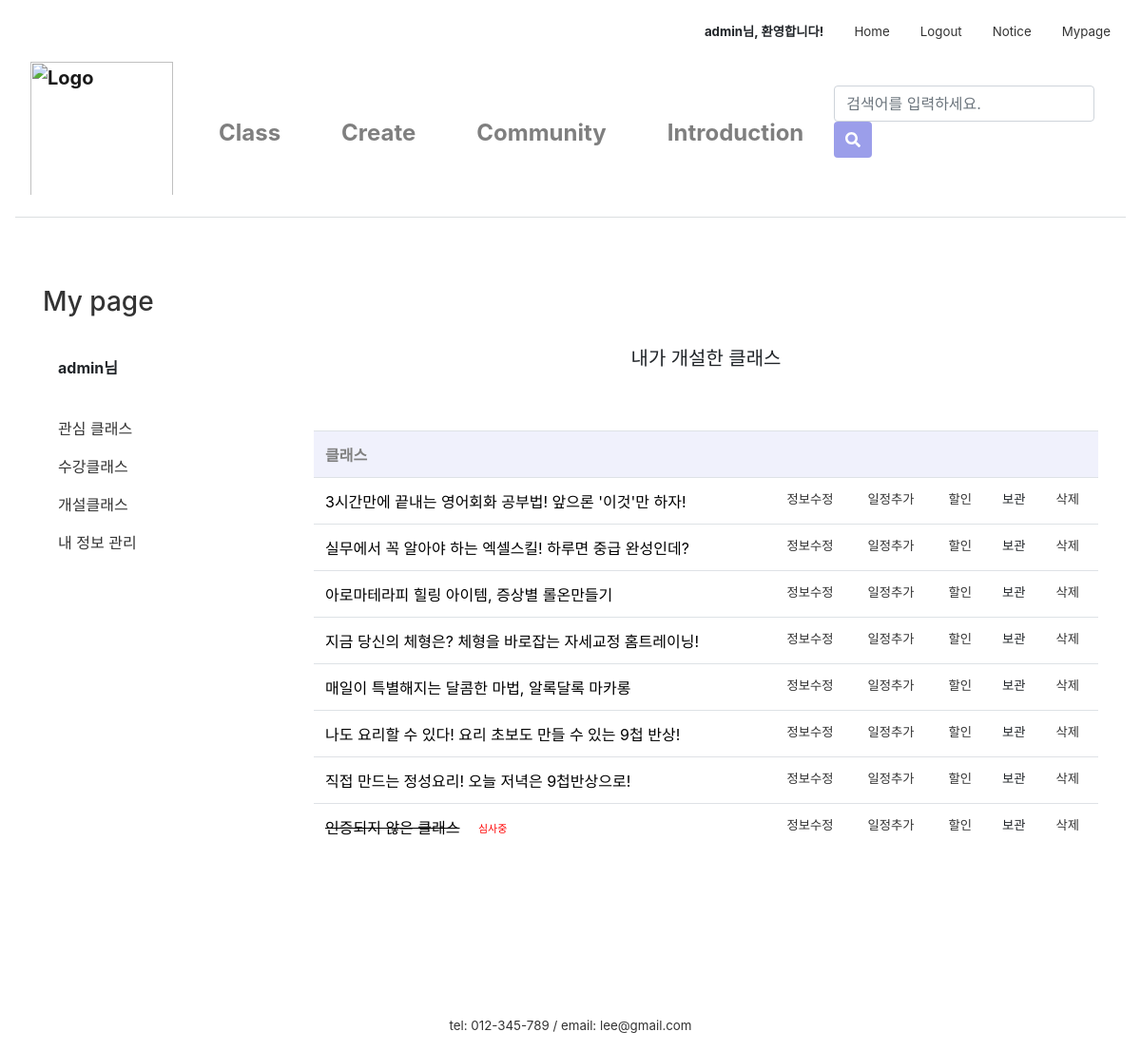
The page /mypage/myClass/ (signed in) on the database its author committed.
### firstApp/models.py (models this page shows, shortened)
class Class(models.Model):
    author = models.ForeignKey(settings.AUTH_USER_MODEL, on_delete=models.CASCADE, default=1)
    title = models.CharField(max_length=50)
    tutor = models.CharField(max_length=10)
    tutor_photo = ProcessedImageField(upload_to="tutor", processors=[ResizeToFill(300,300)], default='')
    tutor_insta = models.CharField(null=True, blank=True, max_length=50, default='')
    tutor_blog = models.CharField(null=True, blank=True, max_length=50, default='')
    tutor_youtube = models.CharField(null=True, blank=True, max_length=50, default='')
    category = models.ForeignKey('firstApp.Category', on_delete=models.CASCADE, default=1, related_name='category')
    area = models.ForeignKey('firstApp.Area', on_delete=models.CASCADE, default=1)
    photo = ProcessedImageField(upload_to="class", processors=[ResizeToFill(600,450)], default='')
    body = RichTextUploadingField(default='')
    tutor_body = RichTextUploadingField(default='')
    price = models.CharField(max_length=10)
    time = models.CharField(max_length=5)
    level = models.ForeignKey('firstApp.Level', on_delete=models.CASCADE, default=1, related_name='level')
    mode = models.ForeignKey('firstApp.Mode', on_delete=models.CASCADE, default=1, related_name='mode')
    in_min = models.PositiveIntegerField(null=True, blank=True, default='1')
    in_max = models.PositiveIntegerField(null=True, blank=True, default='1')
    like_user = models.ManyToManyField(settings.AUTH_USER_MODEL, related_name='like_class')
    like_count = models.PositiveIntegerField(default=0)
    on_sale = models.BooleanField(null=True, default=False)
    sale_price = models.CharField(null=True, blank=True, max_length=10)
    on_permission = models.BooleanField(null=True, default=False)

### firstApp/views.py (the view)
# urls.py: path('mypage/myClass/', views.myClass, name='myClass'),
@login_required(login_url='/login/')
def myClass(request):
    classs = Class.objects.filter(author=request.user)
    return render(request, 'firstApp/classlist.html', {'classs':classs})

### firstApp/templates/firstApp/classlist.html
{% extends 'firstApp/base.html' %}
{% load static %}
{% block content %}
{% if user.is_active %}
<link rel="stylesheet" href="{% static 'css/community.css' %}">
    <div class="container">
      <div class="row">
        <div class="col-sm-3">
          <div class="left-sidebar">
            <ul>
							<li data-toggle="tab">
								<a href="{% url 'mypage' %}" class="nounderline"><h3>My page</h3></a><br>
								<a class="nav-link"><strong>{{user.username}}님</strong></a>
									<br>
									<li class="nav-item">
										<a class="nav-link" href="/mypage/mylike">관심 클래스</a>
									</li>
									<li class="nav-item">
									  <a class="nav-link" href="/mypage/myApply">수강클래스</a>
									</li>
									<li class="nav-item">
									  <a class="nav-link" href="/mypage/myClass">개설클래스</a>
									</li>
									<li class="nav-item">
									  <a class="nav-link" href="">내 정보 관리</a>
									</li>
							</li>
						</ul>
          </div>
        </div>
          <div class="col-sm-9">
            <h5>내가 개설한 클래스</h5>
            <table class="table">
              <tr>
                <th>클래스</th>
                <th></th>
                <th></th>
                  <th></th>
                  <th></th>
                  <th></th>
              </tr>
              {% for class in classs %}
              <tr>
                <td>
                    {% if class.on_permission == True %}
                    <a class="a_underline" href="{% url 'product' class.id %}">{{ class.title }}</a>
                    {% else%}
                    <a class="a_underline" style="text-decoration: line-through;" href="{% url 'product' class.id %}">{{ class.title }}</a>
                    <span style="
    font-size: 11px;
    color: red;
    position: relative;
    bottom: 1px;
    left: 15px;"> 심사중 </span>
                    {% endif %}
                </td>
                <td class="lighter"><a class="abc" href="{% url 'update_class' class.id %}">정보수정</a></td>
                <td class="lighter"><a class="abc" href="{% url 'update_time' class.id %}">일정추가</a></td>
                  <td class="lighter"><a class="abc" href="{% url 'classSale' class.id %}">할인</a></td>
                  <td class="lighter"><a class="abc">보관</a></td>
                  <td class="lighter"><a class="abc" onclick="return confirm('삭제한 클래스는 복구할 수 없습니다.\n정말 삭제하시겠습니까?')" href="{% url 'product_remove' class.id %}">삭제</a></td>
              </tr>
              {% endfor %}
            </table>
          </div>
      </div>
    </div>
{% else %}
<script type="text/javascript">
    alert('잘못된 접근입니다. \n로그인을 해주세요.')
    window.location.href = '/login';
  </script>
{% endif %}
{% endblock content %}

### firstApp/templates/firstApp/base.html (shortened to what this page needs)
{% load static %}
<link rel="stylesheet" href="https://stackpath.bootstrapcdn.com/bootstrap/4.4.1/css/bootstrap.min.css"
>
<link rel="stylesheet" href="{% static 'css/base.css' %}">
<link rel="stylesheet" href="{% static 'css/navbar_custom.css' %}">
<div class="inner">
  <nav class="nav nav-masthead justify-content-end">
    {% if user.is_active %}
    <a class="nav-link"><strong>{{user.username}}님, 환영합니다!</strong></a>
    <a class="nav-link active" href="/">Home</a>
    <a class="nav-link" href="/logout">Logout</a>
    <a class="nav-link" href="#">Notice</a>
    <a class="nav-link" href="/mypage">Mypage</a>
    {% else %}
    <a class="nav-link active" href="/">Home</a>
    <a class="nav-link" href="/login">Login</a>
    <a class="nav-link" href="#">Notice</a>
    {% endif %}
  </nav>
</div>
<nav class="navbar navbar-expand-lg  navbar-light navbar-custom">
  <a class="navbar-brand" href="/main"><img src="{% static 'image\logo_1.png' %}" alt="Logo" style="width:150px; padding-bottom:10px;"></a>
  <div class="collapse navbar-collapse" id="navbarCollapse">
    <ul class="navbar-nav mr-auto">
      <li class="nav-item nav-item-custom">
        <a class="nav-link" href="/class_search">Class</a>
      </li>
      <li class="nav-item nav-item-custom">
        <a class="nav-link" href="/intro_createclass">Create</a>
      </li>
      <li class="nav-item nav-item-custom">
        <a class="nav-link" href="/community">Community</a>
      </li>
      <li class="nav-item nav-item-custom">
        <a class="nav-link" href="#">Introduction</a>
      </li>
    </ul>
    <form class="form-inline mt-2 mt-md-0" action="{% url 'searchResult' %}" method="get">
      <input class="form-control mr-sm-2" type="search" placeholder="검색어를 입력하세요." aria-label="Search" name="qq" value="{{ qq }}">
      <button class="btn btn-primary my-2 my-sm-0" type="submit" style="height:38px">
        <i class="fas fa-search"></i>
      </button>
    </form>
  </div>
</nav>
<main role="main">
  {% block content %}
  {% endblock content%}
</main>
<footer class="mastfoot mt-auto text-center">
  <div class="inner" style="margin-top:10rem;">
    <p style="margin:0">tel: 012-345-789 /
      email: lee@gmail.com</p>
  </div>
</footer>

### firstApp/static/css/base.css (style rules this page uses)
.mastfoot { color: #333; }
.inner { font-size:10pt; }
.btn-primary, .btn-primary:active, .btn-primary:visited { background-color: #9B9EEA !important; border:none !important; color:white !important; }
h5 { text-align: center; margin: 3rem; padding:1rem; }
.nounderline { text-decoration: none !important; }
.a_underline { color:black; }

### firstApp/static/css/navbar_custom.css (style rules this page uses)
a { color:#333; }
.navbar { border-bottom: 0.1px solid rgb(219, 222, 224); margin-bottom:3em; }
.navbar-custom { font-size: x-large; font-weight: bold; background-color: #fff; }
.nav-item-custom { padding-left: 1.5rem; padding-right: 1.5rem; }

### firstApp/static/css/community.css (style rules this page uses)
ul { list-style:none; padding-left:0 }
th { color:gray; background-color:#f0f1fc; }
.lighter { font-size:10pt; }

### rows shown on the page
Class: title "3시간만에 끝내는 영어회화 공부법! 앞으론 '이것'만 하자!"
Class: title "실무에서 꼭 알아야 하는 엑셀스킬! 하루면 중급 완성인데?"
Class: title "아로마테라피 힐링 아이템, 증상별 롤온만들기"
Class: title "지금 당신의 체형은? 체형을 바로잡는 자세교정 홈트레이닝!"
Class: title "매일이 특별해지는 달콤한 마법, 알록달록 마카롱"
Class: title "나도 요리할 수 있다! 요리 초보도 만들 수 있는 9첩 반상!"
Class: title "직접 만드는 정성요리! 오늘 저녁은 9첩반상으로!"
Class: title "인증되지 않은 클래스"

### other values the page prints
{{ user.username }} "admin"
